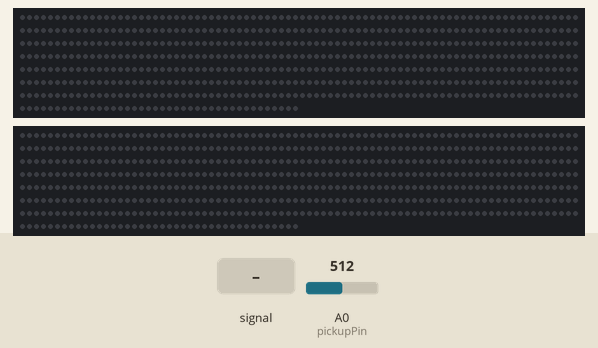
A sketch run on a simulated Arduino Uno, built with avr-gcc and run on an emulated ATmega328P. On the bench: 2 × 600 RGB LEDs in strip order, left to right, continuing on the next row. Inputs (shaded band) come from the test bench; at power-on: A0 (pickupPin) = 512.

Above: at 1.7 s.
1.8 s: A0 (pickupPin) fed a 200 Hz sine of ±81 counts around its level
At 3.0 s:
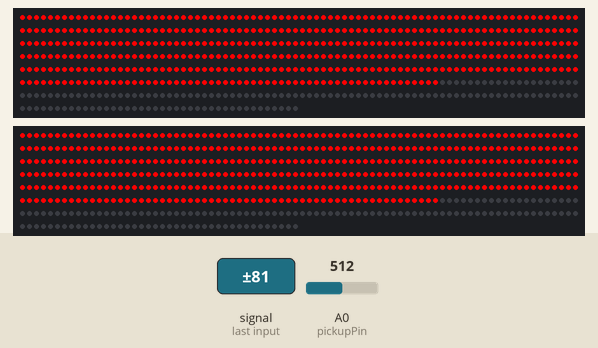
3.4 s: A0 (pickupPin) set to 450
At 4.8 s:
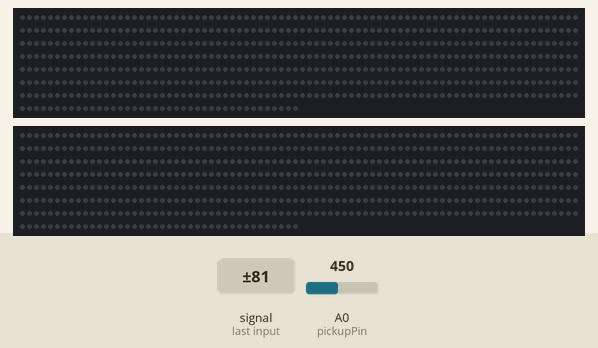
5.1 s: A0 (pickupPin) set to 470
At 5.31 s:
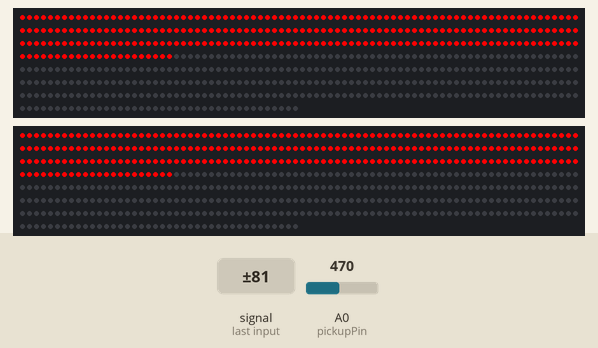
Timing chart, 0 to 8.1 s (numbered marks = the images above; inputs shaded):
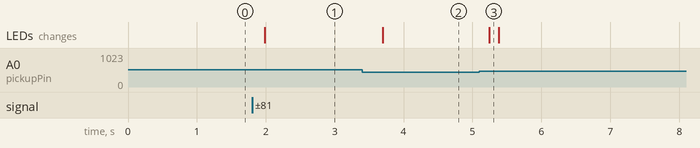

Measured:
- after the input at 1.8 s, the LEDs: change after 0.18 s (image 1)
- after the input at 3.4 s, the LEDs: change after 0.29 s (image 2)
- after the input at 5.1 s, the LEDs: change after 0.15 s (image 3)

The sketch:

firmware.ino
```cpp
#include "FastLED.h"

#if FASTLED_VERSION < 3001000
#error "Requires FastLED 3.1 or later; check github for latest code."
#endif

#define minDelta 0
#define maxDelta 35

#define firstStrip 6
#define secondStrip 7
#define colorOrder GRB
#define ledType WS2812B
#define numLeds 600

#define maxLED 460

#define pickupPin A0

#define calibrationCycles 5000

#define rComponent 255
#define gComponent 0
#define bComponent 16

#define pickupNumReads 1000

int calibrationDelta = 0;
int pickupValue = 0;
int ledsToLight = 0;

struct CRGB leds[numLeds];

void calibration() {
	int minValue = 1024;
	int maxValue = 0;

	for (int i = 0; i < calibrationCycles; ++i) {
		int val = analogRead(pickupPin);
		minValue = min(minValue, val);
		maxValue = max(maxValue, val);
	}
	calibrationDelta = maxValue - minValue;
}

void pickupRead() {
	int minValue = 1024;
	int maxValue = 0;

	for(int i = 0; i < pickupNumReads; i++){
		int pickupValue = analogRead(pickupPin);
		minValue = min(minValue, pickupValue);
		maxValue = max(maxValue, pickupValue);
	}

	int pickupDelta = maxValue - minValue;
	pickupDelta = pickupDelta - calibrationDelta;

	if(pickupDelta < 0) {
	    pickupDelta = 0;
	}
	else if(pickupDelta > 35) {
		pickupDelta = 35;
	}
/*
	Serial.print("m=");
	Serial.print(minValue);
	Serial.print(" M=");
	Serial.print(maxValue);
	Serial.print(" D=");
	Serial.println(pickupDelta);
*/
	ledsToLight = map(pickupDelta, minDelta, maxDelta, 0, maxLED);
}

void setup() {
	analogReference(EXTERNAL);
	Serial.begin(9600);
	LEDS.addLeds<ledType, firstStrip, colorOrder>(leds, numLeds);
	LEDS.addLeds<ledType, secondStrip, colorOrder>(leds, numLeds);

	FastLED.clear();
	FastLED.show();
	calibration();
}

void loop() {
	FastLED.clear();

	pickupRead();

	for(int i = 0; i < ledsToLight; i++){

		leds[i] = CHSV(255, 255, 255);
	}

	FastLED.show();
}
```
